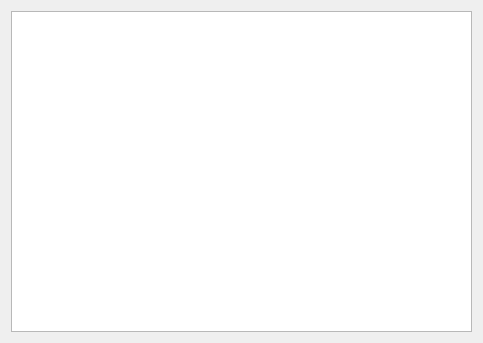
<?xml version="1.0" encoding="UTF-8"?>
<ui version="4.0">
 <class>HistoryDialog</class>
 <widget class="QDialog" name="HistoryDialog">
  <property name="geometry">
   <rect>
    <x>0</x>
    <y>0</y>
    <width>483</width>
    <height>343</height>
   </rect>
  </property>
  <property name="windowTitle">
   <string>Dialog</string>
  </property>
  <layout class="QVBoxLayout" name="verticalLayout">
   <item>
    <widget class="QListWidget" name="listWidget"/>
   </item>
  </layout>
 </widget>
 <resources/>
 <connections/>
</ui>
